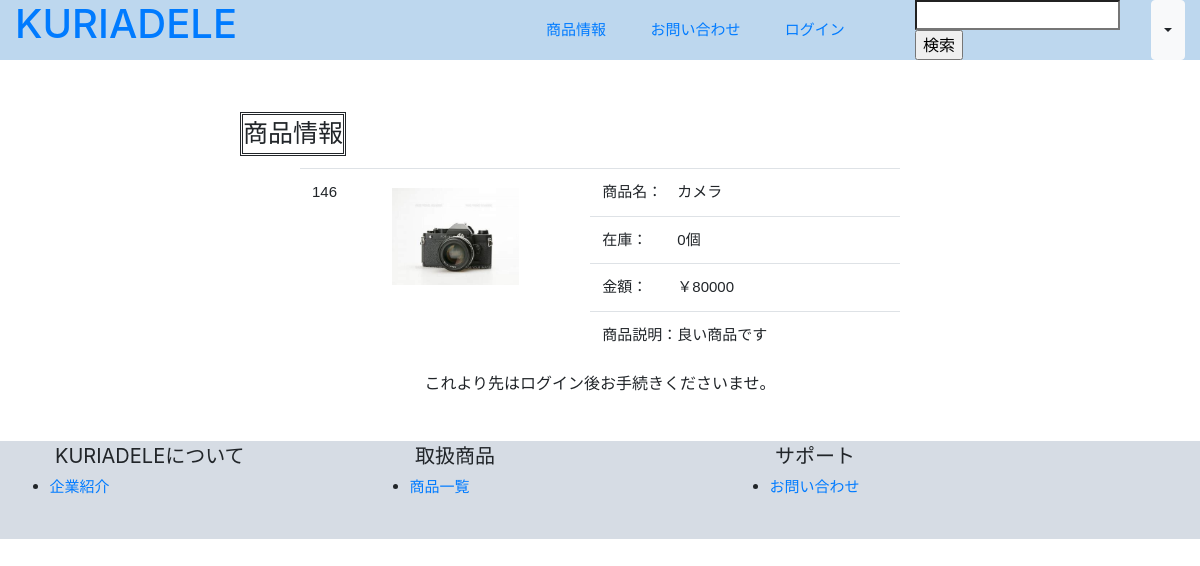
Screenshot of /buy.php?id=146 with the database file from the repository.
### tables this page shows
CREATE TABLE `items` (
  `id` int(11) NOT NULL AUTO_INCREMENT,
  `name` varchar(255) NOT NULL,
  `image` varchar(255) NOT NULL,
  `price` int(11) NOT NULL,
  `stock` int(11) NOT NULL,
  `description` varchar(1000) NOT NULL,
  `created_at` timestamp NOT NULL DEFAULT CURRENT_TIMESTAMP ON UPDATE CURRENT_TIMESTAMP,
  `flag` int(11) NOT NULL,
  PRIMARY KEY (`id`)
);

### buy.php (called while the page is built, shortened)
<?php
    require_once 'daos/item_dao.php';
    $id = null;
    if(isset($_GET['id'])){
        $id = $_GET['id'];
    }
    $item = ItemDAO::get_item_by_id($id);
    include_once 'views/buy_view.php';
?>

### daos/item_dao.php (called while the page is built, shortened)
<?php
    class ItemDAO extends DAO{
        public static function get_item_by_id($id){
            $pdo = null;
            $stmp = null;
            try{
                $pdo = self::get_connection();
                $stmt = $pdo->prepare('SELECT * FROM items WHERE id=:id');
                $stmt->bindParam(':id', $id , PDO::PARAM_INT);
                $stmt->execute();
                $stmt->setFetchMode(PDO::FETCH_CLASS|PDO::FETCH_PROPS_LATE, 'Item');
                $item = $stmt->fetch();
                return $item;
            }catch(PDOException $e){
                return null;
            }finally{
                self::close_connection($pdo, $stmp);
            }
        }
    }
?>

### views/buy_view.php (the view, shortened to what this page needs)
<!doctype html>
<html lang='ja'>
    <head>
        <link rel='stylesheet' href='index.css'>
        <link rel="stylesheet" href="https://stackpath.bootstrapcdn.com/bootstrap/4.5.2/css/bootstrap.min.css">
    </head>
    <body>
        <div class='container-fluid header fixed-top'>
            <div class='row'>
                <span class='col-lg-2 col-md-2 col-auto'>
                    <a href='index.php'><h1>KURIADELE</h1></a>
                </span>
                <span class='col-lg-7 col-md-5 d-none d-lg-block span_a'>
                    <a href='product.php 'class='span_b'>商品情報</a>
                    <a href='contact.php'class='span_b'>お問い合わせ</a>
                    <a href='login.php'class='span_b'>ログイン</a>
                </span>
                <div class='col-lg-3 col-md-5 col-auto span_c'>
                    <form method='GET' action='search.php'>
                        <input type='search' name='name' size='15'/>
                        <input type='submit' value='検索'/>
                    </form>
                    <button type="button" class="btn btn-light dropdown-toggle d-none d-sm-block" data-toggle="dropdown"></button>
                </div>
            </div>
        </div>
        <p class='body'>
            <p class='customer'>商品情報</p>
            <table class='container-fluid table col-lg-6'>
                <div class='row'>
                    <tbody>
                        <tr>
                            <td class='table_td'><?= $item->id ?></td>
                            <td class='table_img'><img src='upload/items/<?= $item->image ?>' class='img_td'></img></td>
                            <td class='table_td'>商品名：&emsp;<?= $item->name ?></td>
                            <td class='table_td'>在庫：&emsp;&emsp;<?= $item->stock ?>個</td>
                            <td class='table_td'>金額：&emsp;&emsp;￥<?= $item->price ?></td>
                            <td class='table_td'>商品説明：<?= $item->description ?></td>
                        </tr>
                    </tbody>
                </div>
            </table>
            <h6 class='buy_2'>これより先はログイン後お手続きくださいませ。</h6>
        </p>
        <div class='container-fluid footer'>
            <div class='row'>
                <ul><span class='col-lg-4'>KURIADELEについて</span><br>
                    <li><a href='company.php'>企業紹介</a></li>
                </ul>
                <ul><span class='col-lg-4'>取扱商品</span>
                    <li><a href='product.php'>商品一覧</a></li>
                </ul>
                <ul><span class='col-lg-4'>サポート</span>
                    <li><a href='contact.php'>お問い合わせ</a></li>
                </ul>
            </div>
        </div>
    </body>
</html>

### index.css (style rules this page uses)
.header { position:fixed; background-color: #BDD7EE; align-items: center; }
.span_a { font-size: 15px; text-align: right; margin: auto; }
.span_b { text-align: right; margin-right: 6%; }
.span_c { text-align: left; margin: auto; display: flex; }
.body { padding: 4%; }
.customer { display: inline-block; font-size: 25px; border: double; margin-left: 20%; margin-bottom: 1%; text-align: center; }
.footer { background-color: #D6DCE4; margin-top: 4%; padding-bottom: 2%; }
ul { width: 30%; font-size: 20px; }
li { font-size: 15px; margin-top: 5px; margin-left: 3%; }
.img_td { width: 68%; margin-top: 4%; }
.table_td { display: flex; font-family: sans-serif; font-size: 15px }
.table_img { width: 35%; }
.buy_2 { text-align: center; }

### rows the page displays
items: id "146", image (picture), name "カメラ", stock "0", price "80000", description "良い商品です"
